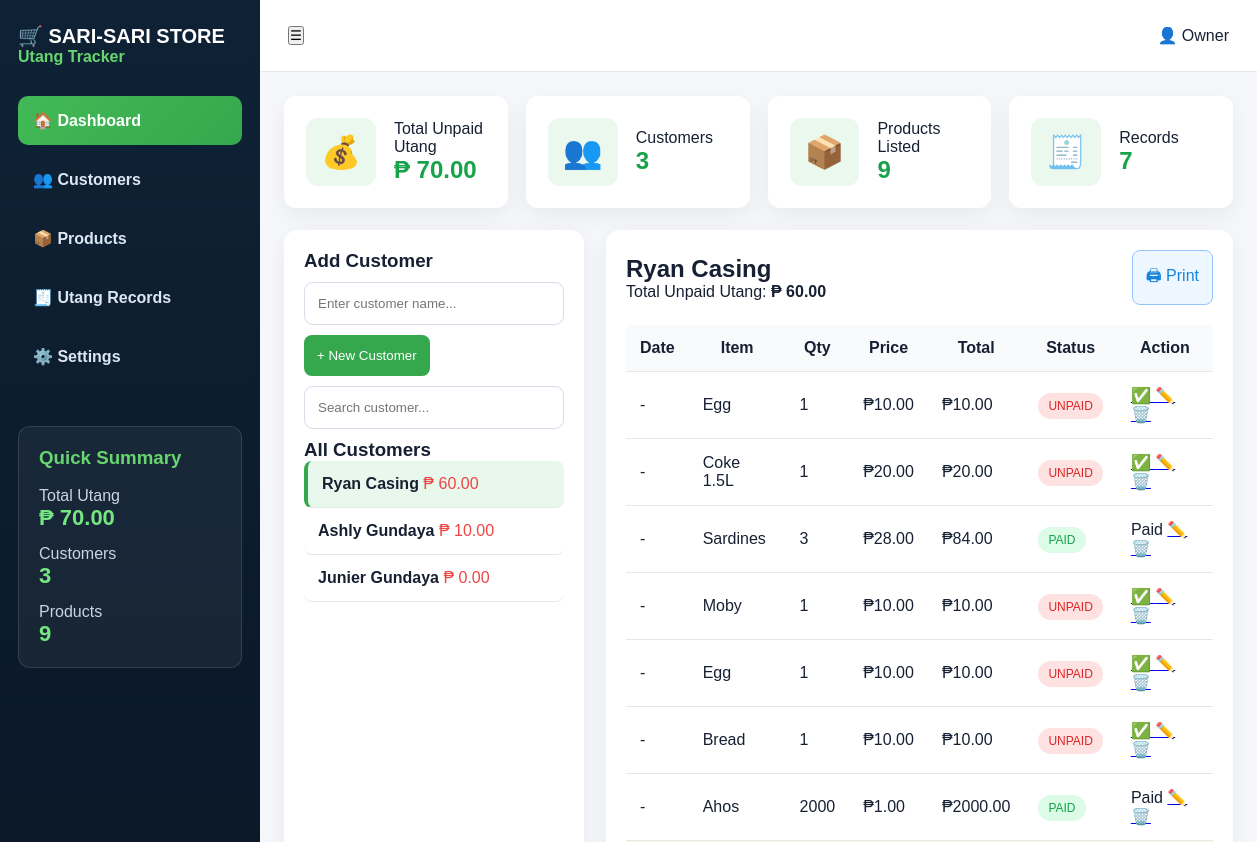
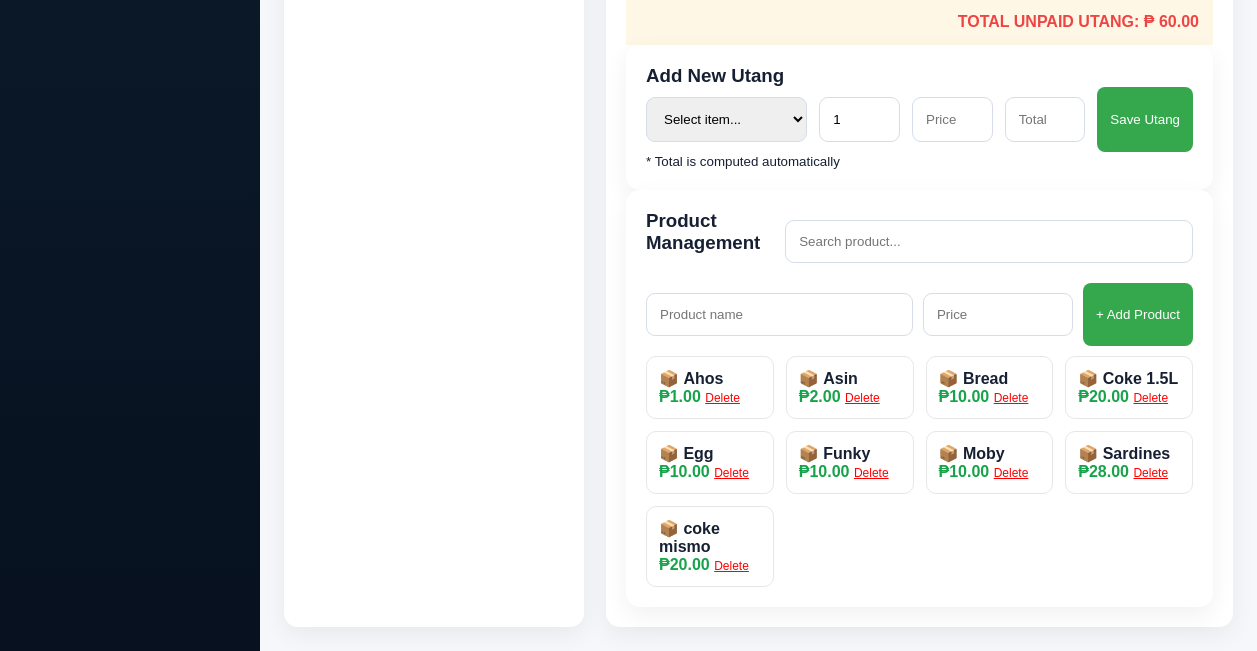
The page /customer/3 on the database as committed earlier (2 pictures, top to bottom).
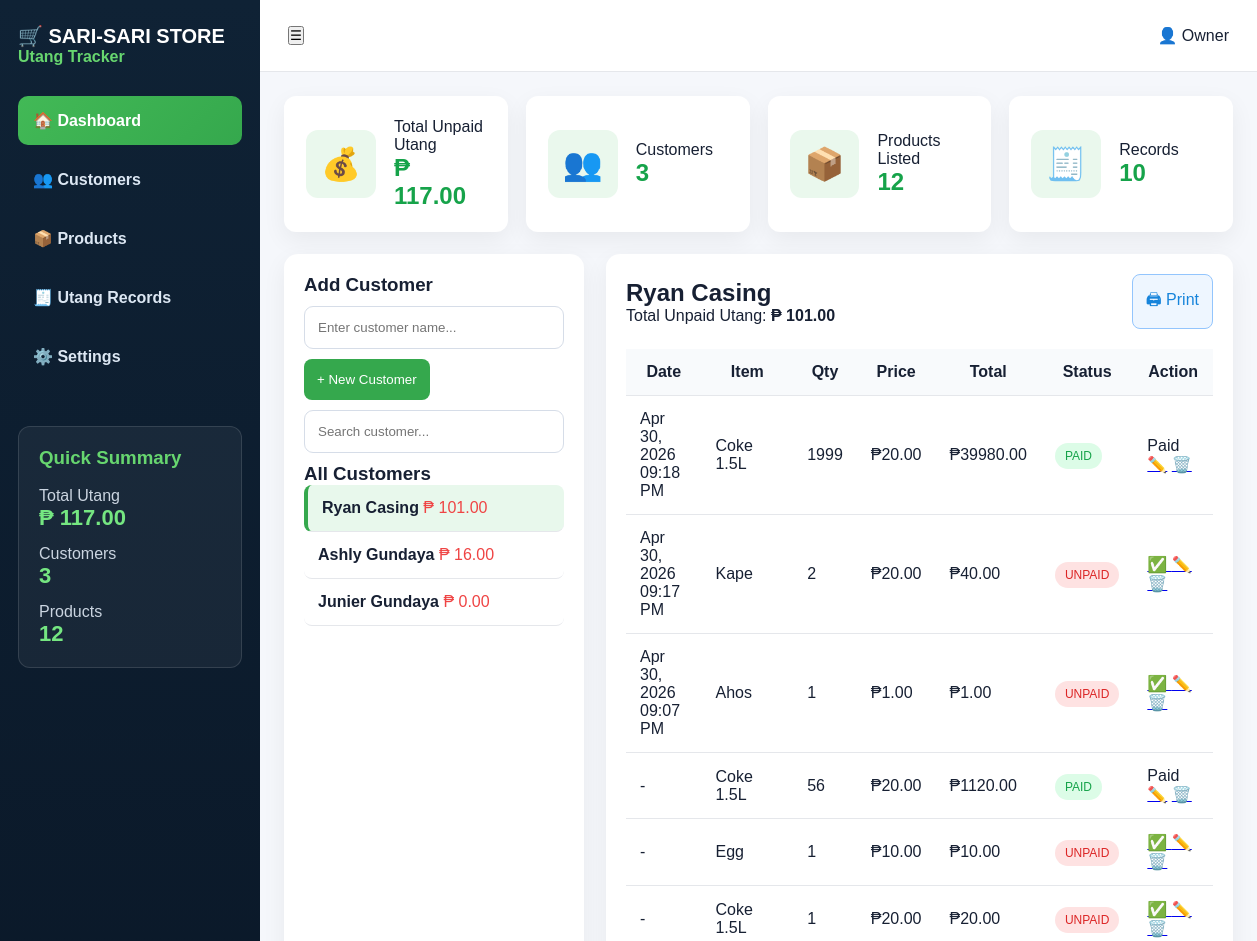
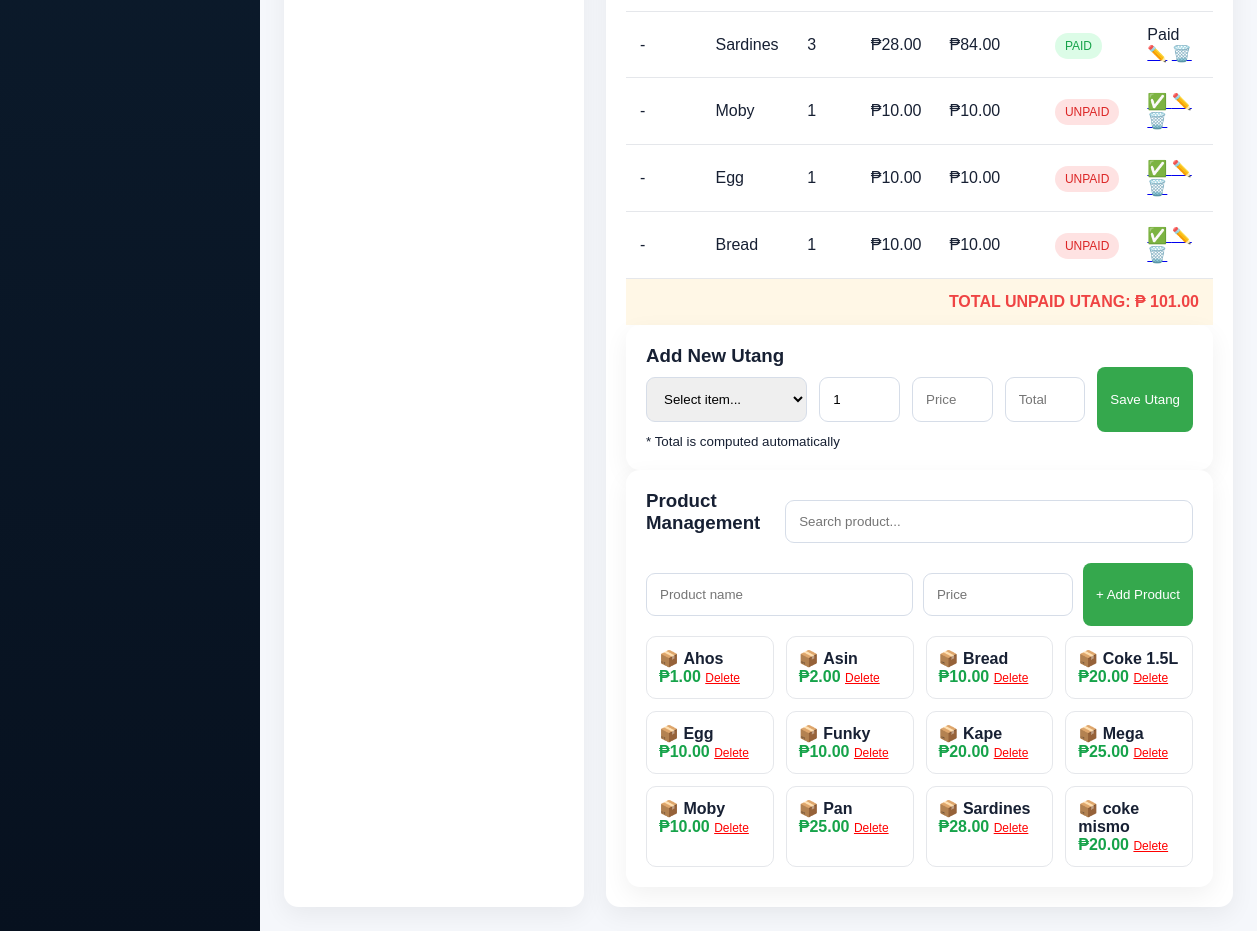
The same page on the database as committed later (2 pictures, top to bottom).
### tables this page shows
CREATE TABLE customers (
        id INTEGER PRIMARY KEY AUTOINCREMENT,
        name TEXT NOT NULL
    );

CREATE TABLE utang (
        id INTEGER PRIMARY KEY AUTOINCREMENT,
        customer_id INTEGER NOT NULL,
        item_name TEXT NOT NULL,
        quantity INTEGER NOT NULL,
        price REAL NOT NULL,
        total REAL NOT NULL,
        status TEXT DEFAULT 'UNPAID'
    , date_created TEXT);

CREATE TABLE products (
        id INTEGER PRIMARY KEY AUTOINCREMENT,
        name TEXT NOT NULL,
        price REAL NOT NULL
    );

### app.py (the view)
@app.route("/customer/<int:id>")
def customer(id):
    conn = get_db()
    cursor = conn.cursor()
    customers = get_customers(cursor)
    cursor.execute("SELECT * FROM products ORDER BY name")
    products = cursor.fetchall()
    cursor.execute("SELECT * FROM customers WHERE id=?", (id,))
    selected_customer = cursor.fetchone()
    cursor.execute("SELECT * FROM utang WHERE customer_id=? ORDER BY id DESC", (id,))
    utang_list = cursor.fetchall()
    cursor.execute("""
        SELECT COALESCE(SUM(total), 0)
        FROM utang
        WHERE customer_id=? AND status='UNPAID'
    """, (id,))
    selected_total = cursor.fetchone()[0]
    cursor.execute("""
        SELECT COALESCE(SUM(total), 0)
        FROM utang
        WHERE status='UNPAID'
    """)
    total_utang = cursor.fetchone()[0]
    conn.close()
    return render_template(
        "index.html",
        customers=customers,
        products=products,
        total_utang=total_utang,
        selected_customer=selected_customer,
        utang_list=utang_list,
        selected_total=selected_total
    )

### app.py (called while the page is built)
def get_db():
    return sqlite3.connect("database.db")

def get_customers(cursor):
    cursor.execute("""
        SELECT customers.id, customers.name,
        COALESCE(SUM(
            CASE
                WHEN utang.status = 'UNPAID' THEN utang.total
                ELSE 0
            END
        ), 0)
        FROM customers
        LEFT JOIN utang ON customers.id = utang.customer_id
        GROUP BY customers.id, customers.name
        ORDER BY customers.id DESC
    """)
    return cursor.fetchall()

### templates/index.html (shortened to what this page needs)
<!DOCTYPE html>
<html lang="en">
<head>
  <link rel="stylesheet" href="{{ url_for('static', filename='style.css') }}">
</head>
<body>
<div class="app">
  <aside class="sidebar">
    <h2>🛒 SARI-SARI STORE</h2>
    <p>Utang Tracker</p>
    <nav>
      <a class="active">🏠 Dashboard</a>
      <a>👥 Customers</a>
      <a>📦 Products</a>
      <a>🧾 Utang Records</a>
      <a>⚙️ Settings</a>
    </nav>
    <div class="summary">
      <h3>Quick Summary</h3>
      <p>Total Utang</p>
      <strong>₱ {{ "%.2f"|format(total_utang) }}</strong>
      <p>Customers</p>
      <strong>{{ customers|length }}</strong>
      <p>Products</p>
      <strong>{{ products|length }}</strong>
    </div>
  </aside>
  <main class="main">
    <header class="topbar">
      <button>☰</button>
      <div>👤 Owner</div>
    </header>
    <section class="cards">
      <div class="stat">
        <span>💰</span>
        <div>
          <p>Total Unpaid Utang</p>
          <h2>₱ {{ "%.2f"|format(total_utang) }}</h2>
        </div>
      </div>
      <div class="stat">
        <span>👥</span>
        <div>
          <p>Customers</p>
          <h2>{{ customers|length }}</h2>
        </div>
      </div>
      <div class="stat">
        <span>📦</span>
        <div>
          <p>Products Listed</p>
          <h2>{{ products|length }}</h2>
        </div>
      </div>
      <div class="stat">
        <span>🧾</span>
        <div>
          <p>Records</p>
          <h2>{{ utang_list|length }}</h2>
        </div>
      </div>
    </section>
    <section class="content-grid">
      <div class="customer-panel">
        <h3>Add Customer</h3>
        <form action="/add-customer" method="POST">
          <input type="text" name="name" placeholder="Enter customer name..." required>
          <button class="green-btn" type="submit">+ New Customer</button>
        </form>
        <input type="text" id="customerSearch" placeholder="Search customer...">
        <h3>All Customers</h3>
        {% if customers %}
          {% for customer in customers %}
            <a href="/customer/{{ customer[0] }}"
               class="customer customer-item {% if selected_customer and selected_customer[0] == customer[0] %}active-customer{% endif %}">
              <strong>{{ customer[1] }}</strong>
              <span>₱ {{ "%.2f"|format(customer[2]) }}</span>
            </a>
          {% endfor %}
        {% else %}
          <p class="empty">No customers yet.</p>
        {% endif %}
      </div>
      <div class="details">
        {% if selected_customer %}
        <div class="details-head">
            <div>
                <h2>{{ selected_customer[1] }}</h2>
                <p>Total Unpaid Utang: <b>₱ {{ "%.2f"|format(selected_total) }}</b></p>
            </div>
            <div class="actions">
                <a href="/print/{{ selected_customer[0] }}" class="blue-btn">
                🖨 Print
                </a>
            </div>
            </div>
          <table>
            <thead>
              <tr>
                <th>Date</th>
                <th>Item</th>
                <th>Qty</th>
                <th>Price</th>
                <th>Total</th>
                <th>Status</th>
                <th>Action</th>
              </tr>
            </thead>
            <tbody>
              {% if utang_list %}
                {% for u in utang_list %}
                  <tr>
                    <td>{{ u[7] if u[7] else "-" }}</td>
                    <td>{{ u[2] }}</td>
                    <td>{{ u[3] }}</td>
                    <td>₱{{ "%.2f"|format(u[4]) }}</td>
                    <td>₱{{ "%.2f"|format(u[5]) }}</td>
                    <td>
                      <span class="badge {% if u[6] == 'PAID' %}paid{% else %}unpaid{% endif %}">
                        {{ u[6] }}
                      </span>
                    </td>
                                            <td>
                        {% if u[6] == 'UNPAID' %}
                            <a href="/mark-paid/{{ u[0] }}/{{ selected_customer[0] }}"
                            onclick="return confirm('Mark this item as paid?')">
                            ✅
                            </a>
                        {% else %}
                            <span class="paid-text">Paid</span>
                        {% endif %}
                        <a href="/edit-utang/{{ u[0] }}/{{ selected_customer[0] }}">✏️</a>
                        <a href="/delete-utang/{{ u[0] }}/{{ selected_customer[0] }}"
                            onclick="return confirm('Delete this utang record?')">
                            🗑️
                        </a>
                        </td>
                                        </tr>
                {% endfor %}
              {% else %}
                <tr>
                  <td colspan="7">No utang records yet.</td>
                </tr>
              {% endif %}
            </tbody>
          </table>
          <div class="total-row">
            TOTAL UNPAID UTANG: <strong>₱ {{ "%.2f"|format(selected_total) }}</strong>
          </div>
          <div class="form-card">
            <h3>Add New Utang</h3>
            <form action="/add-utang" method="POST">
              <div class="form-grid">
                <select name="item_name" id="itemSelect" required>
                  <option value="">Select item...</option>
                </select>
                <input type="number" name="quantity" id="quantityInput" value="1" min="1" required>
                <input type="text" name="price" id="priceInput" placeholder="Price" readonly required>
                <input type="text" name="total" id="totalInput" placeholder="Total" readonly required>
                <button class="green-btn" type="submit">Save Utang</button>
              </div>
            </form>
            <small>* Total is computed automatically</small>
          </div>
        {% else %}
          <div class="empty-state">
            <h2>Select a customer</h2>
            <p>Click a customer from the list to view and add utang records.</p>
          </div>
        {% endif %}
        <div class="products">
          <div class="products-head">
            <h3>Product Management</h3>
            <input type="text" id="productSearch" placeholder="Search product...">
          </div>
          <form action="/add-product" method="POST" class="product-form">
            <input type="text" name="name" placeholder="Product name" required>
            <input type="number" name="price" placeholder="Price" step="0.01" required>
            <button class="green-btn" type="submit">+ Add Product</button>
          </form>
          <div class="product-list">
            {% for product in products %}
              <div class="product product-item">
                📦 <b>{{ product[1] }}</b>
                <span>₱{{ "%.2f"|format(product[2]) }}</span>
                <a href="/delete-product/{{ product[0] }}"
                   onclick="return confirm('Delete this product?')"
                   class="delete-product">
                  Delete
                </a>
              </div>
            {% endfor %}
          </div>
        </div>
      </div>
    </section>
  </main>
</div>
</body>
</html>

### static/style.css (style rules this page uses)
* { margin: 0; padding: 0; box-sizing: border-box; font-family: Arial, sans-serif; }
body { background: #f5f7fb; color: #172033; }
.app { display: grid; grid-template-columns: 260px 1fr; min-height: 100vh; }
.sidebar { background: linear-gradient(180deg, #0f2235, #07111f); color: white; padding: 24px 18px; }
.sidebar h2 { font-size: 20px; }
.sidebar > p { color: #67d66f; margin-bottom: 30px; font-weight: bold; }
.sidebar nav { display: grid; gap: 10px; }
.sidebar nav a { padding: 15px; border-radius: 10px; color: #dce7f3; font-weight: bold; }
.sidebar nav a.active, .sidebar nav a:hover { background: linear-gradient(135deg, #42b956, #35a84d); color: white; }
.summary { margin-top: 45px; padding: 20px; border: 1px solid rgba(255,255,255,0.12); border-radius: 12px; background: rgba(255,255,255,0.05); }
.summary h3 { color: #67d66f; margin-bottom: 18px; }
.summary p { color: #cbd5e1; margin-top: 14px; }
.summary strong { color: #75e681; font-size: 22px; }
.main { padding: 0 24px 24px; }
.topbar { height: 72px; background: white; margin: 0 -24px 24px; padding: 0 28px; display: flex; align-items: center; justify-content: space-between; border-bottom: 1px solid #e5e7eb; }
.cards { display: grid; grid-template-columns: repeat(4, 1fr); gap: 18px; margin-bottom: 22px; }
.stat { background: white; padding: 22px; border-radius: 12px; display: flex; gap: 18px; align-items: center; box-shadow: 0 8px 25px rgba(0,0,0,0.06); }
.stat span { font-size: 32px; background: #eaf8ed; padding: 15px; border-radius: 12px; }
.stat h2 { color: #16a34a; }
.content-grid { display: grid; grid-template-columns: 300px 1fr; gap: 22px; }
.customer-panel, .details, .form-card, .products { background: white; border-radius: 14px; padding: 20px; box-shadow: 0 8px 25px rgba(0,0,0,0.06); }
input, select { width: 100%; padding: 13px; border: 1px solid #d6dde8; border-radius: 9px; margin: 10px 0; }
.green-btn { background: #35a84d; color: white; border: none; padding: 13px; border-radius: 8px; cursor: pointer; }
.blue-btn { background: #eef6ff; color: #1684db; border: 1px solid #93c5fd; padding: 13px; border-radius: 8px; }
.customer { display: block; text-decoration: none; color: inherit; padding: 14px; border-bottom: 1px solid #e5e7eb; border-radius: 8px; }
.customer span { color: #ef4444; }
.active-customer { background: #e8f8ec; border-left: 4px solid #35a84d; }
table { width: 100%; border-collapse: collapse; }
th, td { padding: 14px; border-bottom: 1px solid #e5e7eb; }
th { background: #f8fafc; }
.badge { padding: 6px 10px; border-radius: 20px; font-size: 12px; }
.unpaid { background: #fee2e2; color: #dc2626; }
.paid { background: #dcfce7; color: #16a34a; }
.total-row { background: #fff7e6; padding: 14px; text-align: right; color: #ef4444; font-weight: bold; }
.form-grid { display: grid; grid-template-columns: 2fr 1fr 1fr 1fr auto; gap: 12px; }
.products-head { display: flex; justify-content: space-between; }
.product-list { display: grid; grid-template-columns: repeat(4, 1fr); gap: 12px; }
.product { border: 1px solid #e5e7eb; padding: 12px; border-radius: 10px; }
.product span { color: #16a34a; font-weight: bold; }
.product-form { display: grid; grid-template-columns: 1fr 150px auto; gap: 10px; margin: 10px 0; }
.delete-product { color: red; font-size: 12px; }
.details-head { display: flex; justify-content: space-between; align-items: center; gap: 16px; margin-bottom: 20px; }
.actions { display: flex; gap: 10px; align-items: center; }
.actions a { text-decoration: none; }

Rows that differ between the two databases and show on the page:
removed utang: u "-", item_name "Ahos", quantity "2000", price "1.00", total "2000.00", status "PAID", shows "Paid"
computed for customers "Ryan Casing": customer "60.00" → "101.00"
computed for customers "Ashly Gundaya": customer "10.00" → "16.00"
added utang: date_created "Apr 30, 2026 09:18 PM", item_name "Coke 1.5L", quantity "1999", price "20.00", total "39980.00", status "PAID", shows "Paid"
added utang: date_created "Apr 30, 2026 09:17 PM", item_name "Kape", quantity "2", price "20.00", total "40.00", status "UNPAID"
added utang: date_created "Apr 30, 2026 09:07 PM", item_name "Ahos", quantity "1", price "1.00", total "1.00", status "UNPAID"
added utang: u "-", item_name "Coke 1.5L", quantity "56", price "20.00", total "1120.00", status "PAID", shows "Paid"
added products: name "Kape", price "20.00"
added products: name "Mega", price "25.00"
added products: name "Pan", price "25.00"
Other text that changed with them:
{{ "%.2f"|format(total_utang) }}: "70.00" → "117.00"
{{ products|length }}: "9" → "12"
{{ utang_list|length }}: "7" → "10"
{{ "%.2f"|format(selected_total) }}: "60.00" → "101.00"
